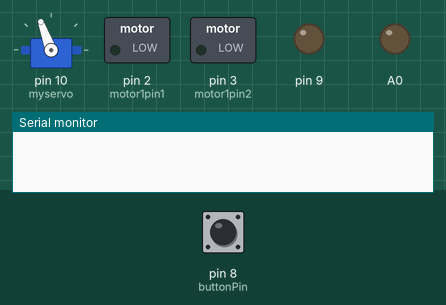
Bench run of a sketch on a simulated Arduino Uno, built with avr-gcc and run on an emulated ATmega328P. On the bench: servo, switched loads named in the sketch (green lamp = pin HIGH), output pins drawn as LEDs (lit = HIGH), the last lines printed to the serial monitor. The inputs (shaded band) are chosen by the test bench; at power-on: pin 8 (buttonPin) HIGH.

Above: at 1.2 s.
1.3 s: pin 8 (buttonPin) pulled LOW for 0.15 s
At 7.0 s:
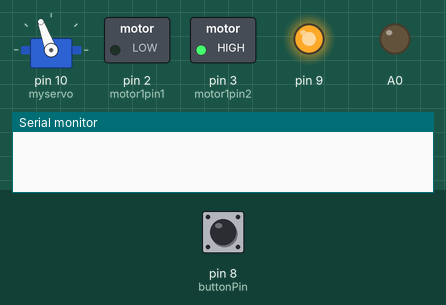
At 17.0 s:
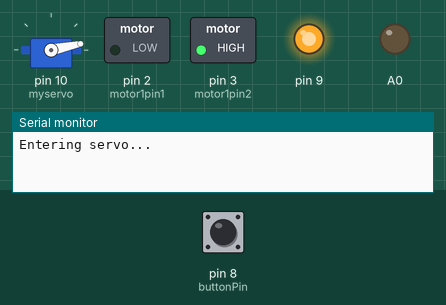
Timing chart, 0 to 18.8 s (numbered marks = the images above; inputs shaded):
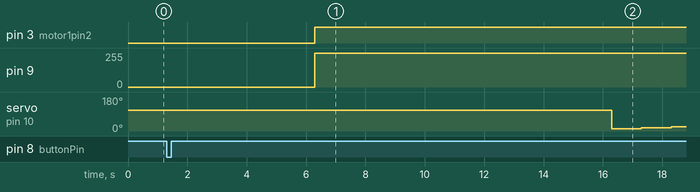

Measured:
- after the input at 1.3 s, pin 3 (motor1pin2): LOW → HIGH after 5.0 s; pin 9: 0/255 → 254/255 after 5.0 s; servo on pin 10 (myservo): 110° → 12° after 15.0 s, → 17° 1.0 s later, → 23° 1.0 s later

The sketch:

main.ino
```cpp
#include <Servo.h>

Servo myservo;
int motor1pin1 = 2;
int motor1pin2 = 3;
int buttonPin = 8;

void setup() {
  Serial.begin(9600);
  pinMode(motor1pin1, OUTPUT);
  pinMode(motor1pin2, OUTPUT);
  pinMode(9, OUTPUT);
  pinMode(A0, OUTPUT);
  pinMode(buttonPin, INPUT_PULLUP);
  myservo.attach(10);
  myservo.write(110);
}

void loop() {
  if (digitalRead(buttonPin) == LOW) {
    digitalWrite(A0, LOW);
    delay(5000);
    analogWrite(9, 254);
    digitalWrite(motor1pin1, LOW);
    digitalWrite(motor1pin2, HIGH);
    delay(10000);
    Serial.print("Entering servo...\n");
    myservo.write(12);
    delay(1000);
    myservo.write(17);
    delay(1000);
    myservo.write(23);
    delay(1000);
    myservo.write(28);
    delay(1000);
    myservo.write(33);
    delay(1000);
    myservo.write(37);
    delay(1000);
    Serial.print("Exiting servo...\n");
    delay(2000);
    myservo.write(110);
    delay(1000 * 60 * 2);
  }
}
```
